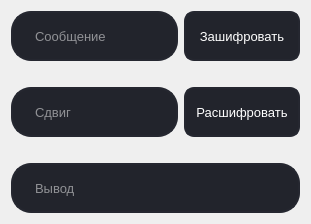
      <widget class="QWidget" name="tab_2">
       <attribute name="title">
        <string>Цезарь</string>
       </attribute>
       <layout class="QVBoxLayout" name="verticalLayout_4">
        <item>
         <layout class="QGridLayout" name="gridLayout_3">
          <item row="1" column="0">
           <spacer name="verticalSpacer">
            <property name="orientation">
             <enum>Qt::Vertical</enum>
            </property>
            <property name="sizeType">
             <enum>QSizePolicy::Fixed</enum>
            </property>
            <property name="sizeHint" stdset="0">
             <size>
              <width>20</width>
              <height>20</height>
             </size>
            </property>
           </spacer>
          </item>
          <item row="0" column="1">
           <widget class="QPushButton" name="encryptButton_2">
            <property name="minimumSize">
             <size>
              <width>0</width>
              <height>50</height>
             </size>
            </property>
            <property name="font">
             <font>
              <pointsize>10</pointsize>
             </font>
            </property>
            <property name="styleSheet">
             <string notr="true">QPushButton {
	border: 2px solid rgb(37, 39, 48);
	border-radius: 10px;
	color: #FFF;
	padding-right: 10px;
	padding-left: 10px;
	background-color: rgb(34, 36, 44);
}
QPushButton:hover {
	border: 2px solid rgb(48, 50, 62);
}
QPushButton:focus {
	border: 2px solid rgb(85, 170, 255);
	background-color: rgb(43, 45, 46);
}</string>
            </property>
            <property name="text">
             <string>Зашифровать</string>
            </property>
           </widget>
          </item>
          <item row="0" column="0">
           <widget class="QLineEdit" name="message_2">
            <property name="minimumSize">
             <size>
              <width>0</width>
              <height>50</height>
             </size>
            </property>
            <property name="font">
             <font>
              <pointsize>10</pointsize>
             </font>
            </property>
            <property name="styleSheet">
             <string notr="true">QLineEdit {
	border: 2px solid rgb(37, 39, 48);
	border-radius: 20px;
	color: #FFF;
	padding-right: 20px;
	padding-left: 20px;
	background-color: rgb(34, 36, 44);
}
QLineEdit:hover {
	border: 2px solid rgb(48, 50, 62);
}
QLineEdit:focus {
	border: 2px solid rgb(85, 170, 255);
	background-color: rgb(43, 45, 46);
}</string>
            </property>
            <property name="placeholderText">
             <string>Сообщение</string>
            </property>
           </widget>
          </item>
          <item row="4" column="0" colspan="2">
           <widget class="QLineEdit" name="result_2">
            <property name="minimumSize">
             <size>
              <width>0</width>
              <height>50</height>
             </size>
            </property>
            <property name="font">
             <font>
              <pointsize>10</pointsize>
             </font>
            </property>
            <property name="styleSheet">
             <string notr="true">QLineEdit {
	border: 2px solid rgb(37, 39, 48);
	border-radius: 20px;
	color: #FFF;
	padding-right: 20px;
	padding-left: 20px;
	background-color: rgb(34, 36, 44);
}
QLineEdit:hover {
	border: 2px solid rgb(48, 50, 62);
}
QLineEdit:focus {
	border: 2px solid rgb(85, 170, 255);
	background-color: rgb(43, 45, 46);
}</string>
            </property>
            <property name="readOnly">
             <bool>true</bool>
            </property>
            <property name="placeholderText">
             <string>Вывод</string>
            </property>
           </widget>
          </item>
          <item row="2" column="1">
           <widget class="QPushButton" name="decryptButton_2">
            <property name="minimumSize">
             <size>
              <width>0</width>
              <height>50</height>
             </size>
            </property>
            <property name="font">
             <font>
              <pointsize>10</pointsize>
             </font>
            </property>
            <property name="styleSheet">
             <string notr="true">QPushButton {
	border: 2px solid rgb(37, 39, 48);
	border-radius: 10px;
	color: #FFF;
	padding-right: 10px;
	padding-left: 10px;
	background-color: rgb(34, 36, 44);
}
QPushButton:hover {
	border: 2px solid rgb(48, 50, 62);
}
QPushButton:focus {
	border: 2px solid rgb(85, 170, 255);
	background-color: rgb(43, 45, 46);
}</string>
            </property>
            <property name="text">
             <string>Расшифровать</string>
            </property>
           </widget>
          </item>
          <item row="2" column="0">
           <widget class="QLineEdit" name="shift">
            <property name="minimumSize">
             <size>
              <width>0</width>
              <height>50</height>
             </size>
            </property>
            <property name="font">
             <font>
              <pointsize>10</pointsize>
             </font>
            </property>
            <property name="styleSheet">
             <string notr="true">QLineEdit {
	border: 2px solid rgb(37, 39, 48);
	border-radius: 20px;
	color: #FFF;
	padding-right: 20px;
	padding-left: 20px;
	background-color: rgb(34, 36, 44);
}
QLineEdit:hover {
	border: 2px solid rgb(48, 50, 62);
}
QLineEdit:focus {
	border: 2px solid rgb(85, 170, 255);
	background-color: rgb(43, 45, 46);
}</string>
            </property>
            <property name="placeholderText">
             <string>Сдвиг</string>
            </property>
           </widget>
          </item>
          <item row="3" column="0">
           <spacer name="verticalSpacer_4">
            <property name="orientation">
             <enum>Qt::Vertical</enum>
            </property>
            <property name="sizeType">
             <enum>QSizePolicy::Fixed</enum>
            </property>
            <property name="sizeHint" stdset="0">
             <size>
              <width>20</width>
              <height>20</height>
             </size>
            </property>
           </spacer>
          </item>
         </layout>
        </item>
       </layout>
      </widget>
